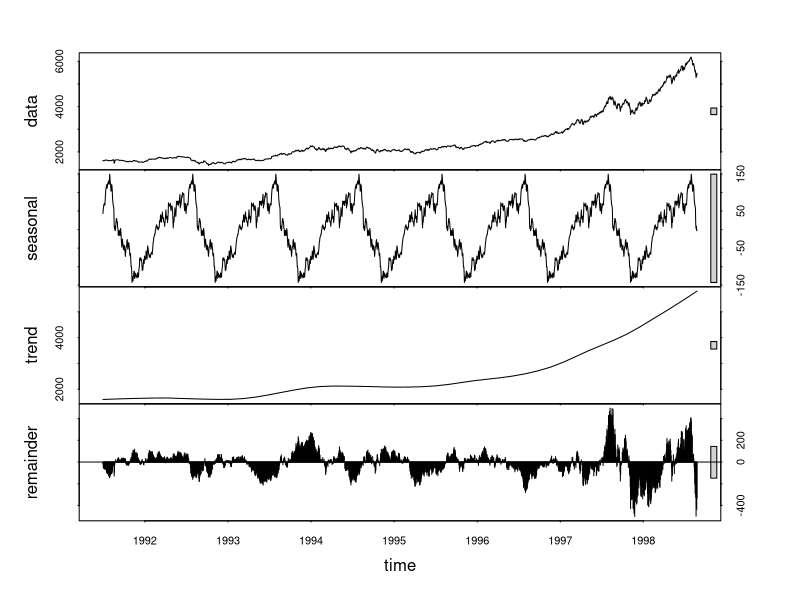
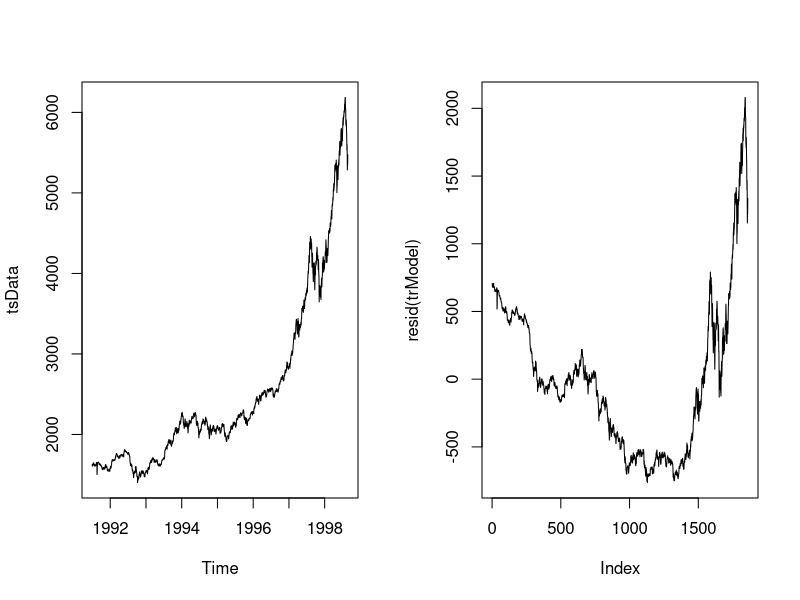
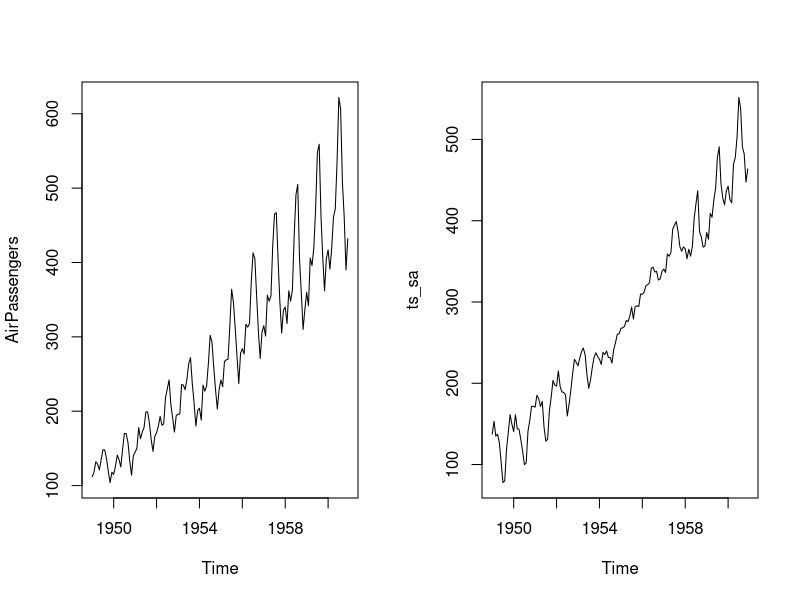

Write the R code that produced these figures, in order.
# R Lecture to VTT - Lecture 4
# Author                : Oguzhan Gencoglu
# Latest Version        : 11.05.2016
# Contact               : oguzhan.gencoglu@tut.fi

# -------------- Time Series Analysis --------------

# exploratory
tsData <- EuStockMarkets[, 1] # ts data
dec <- stl(tsData, s.window = "periodic")
plot(dec)

# de-trend
trModel <- lm(tsData ~ c(1:length(tsData)))
par(mfrow=c(1, 2))
plot(tsData)
plot(resid(trModel), type="l")  # resid(trModel) contains the de-trended series.

# de-seasonalize
library(forecast)
TS <- AirPassengers
dec2 <- stl(TS,"periodic")  # decompose the TS
ts_sa <- seasadj(dec2)  # de-seasonalize
par(mfrow=c(1, 2))
plot(AirPassengers, type="l")  # original series
plot(ts_sa, type="l")  # seasonal adjusted

library(tseries)
adf.test(EuStockMarkets[, 1]) # p-value < 0.05 indicates the TS is stationary
